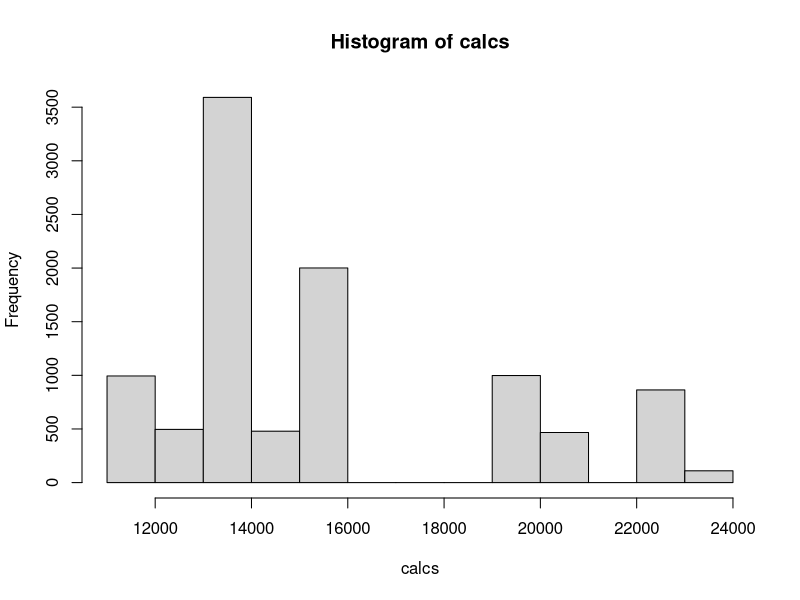
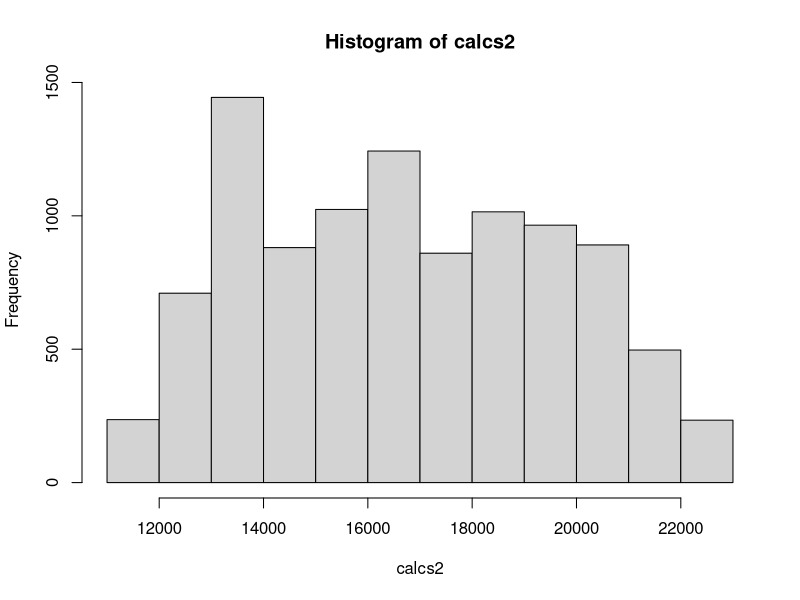

The R script that drew these images, in order:
B <- c(12, 13, 14, 16)
M <- c(23, 18, 19, 19)
H <- c(36, 36, 42, 43, 38)
C <- c(5, 6, 4, 7)

mean(M)**2 * mean(H) + mean(B)**2 * mean(C)


# Using only the discrete sampled values
N <- 10000
i <- 1
calcs <- vector()
for (i in 1:N) {
  calcs[i] <- sample(M, 1) **2 * 
    sample(H, 1) + sample(B, 1)**2 + 
    sample(C, 1)
}

hist(calcs)
mean(calcs)

# Using continuous vectors with imputed data 
b <- seq(12, 16, 1)
m <- seq(18, 23, 1)
h <- seq(36, 42, 1)

calcs2 <- vector()
for (i in 1:N) {
  calcs2[i] <- sample(m, 1) **2 * 
    sample(h, 1) + sample(b, 1)**2 + 
    sample(C, 1)
}

hist(calcs2)
mean(calcs2)
